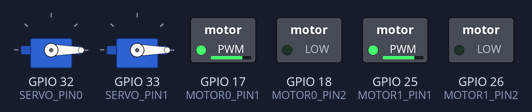
Bench run of a program on a simulated ESP32. Shown: 2 × servo, switched loads named in the program (green lamp = pin HIGH).

Above: at 0.05 s.
At 2.0 s:
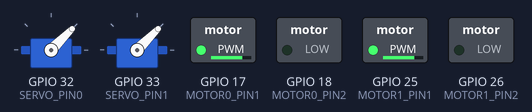
Timing chart, 0 to 3.0 s (numbered marks = the images above):
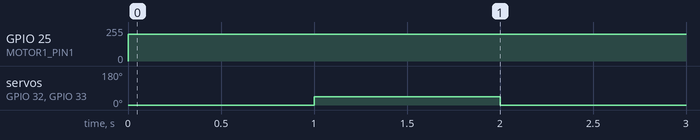

Measured:
- by itself, GPIO 25 (MOTOR1_PIN1): 0/255 → 199/255 at 0.00 s
- by itself, servo on GPIO 32 (SERVO_PIN0), servo on GPIO 33 (SERVO_PIN1): alternates 45° for 1.0 s and 0° for 1.0 s

The program:

main.cpp
```cpp
#include <Arduino.h>
#include<motor.h>
#include <ESP32Servo.h>

Servo servo0,servo1;

#define SERVO_PIN0 32
#define SERVO_PIN1 33

#define MOTOR0_PIN1 17
#define MOTOR0_PIN2 18
#define MOTOR1_PIN1 25
#define MOTOR1_PIN2 26


void setup() {

  MotorSetUp(MOTOR0_PIN1,MOTOR0_PIN2,0);
  MotorSetUp(MOTOR1_PIN1,MOTOR1_PIN2,1);


  servo0.setPeriodHertz(50);
  servo1.setPeriodHertz(50);

// サーボを接続
// 最小パルス幅500us、最大2500us（一般的な値）
  servo0.attach(SERVO_PIN0, 500, 2500);
  servo1.attach(SERVO_PIN1, 500, 2500);

}

void loop() {

  Move(0,200);
  Move(1,200);


  // 0°
    servo0.write(0);
	servo1.write(0);
    delay(1000);

    // 45°
    servo0.write(45);
	servo1.write(45);
    delay(1000);

}
```

motor.cpp
```cpp
#include<Arduino.h>

#define PWM_FREQ 20000
#define PWM_RES 8

int MOTOR_CH = 0;

/*
	ledcSetup(MOTORA_CH0, PWM_FREQ, PWM_RES);
	ledcAttachPin(MOTORA_PIN1, MOTORA_CH0);
	PWM制御の基本の形
*/

struct MotorData{
	int ch1;
	int ch2;
};
MotorData motor[16];

void PWMSetUp(int CH){
	if(CH < 16){
		ledcSetup(CH, PWM_FREQ, PWM_RES);
	}
}
void PWMAttachPin(int Pin,int CH){
	if(CH < 16){
		ledcAttachPin(Pin,CH);
	}
}
void MotorSetUp(int pin1,int pin2,int Motor){
	motor[Motor].ch1 = MOTOR_CH;
	PWMSetUp(MOTOR_CH);
	PWMAttachPin(pin1,MOTOR_CH);
	++MOTOR_CH;
	motor[Motor].ch2 = MOTOR_CH;
	PWMSetUp(MOTOR_CH);
	PWMAttachPin(pin2,MOTOR_CH);
	++MOTOR_CH;
}
void Move(int Motor,int Speed){
	//スピードは-255から255まで
	if(Speed > 0){
		ledcWrite(motor[Motor].ch1, Speed);
		ledcWrite(motor[Motor].ch2, 0);
	}else{
		Speed *= -1;
		ledcWrite(motor[Motor].ch1, 0);
		ledcWrite(motor[Motor].ch2, Speed);
	}
}
```

motor.h
```cpp
void PWMSetUp(int CH);
void PWMAttachPin(int Pin,int CH);
void MotorSetUp(int pin1,int pin2,int Motor);
void Move(int Motor,int Speed);
```
